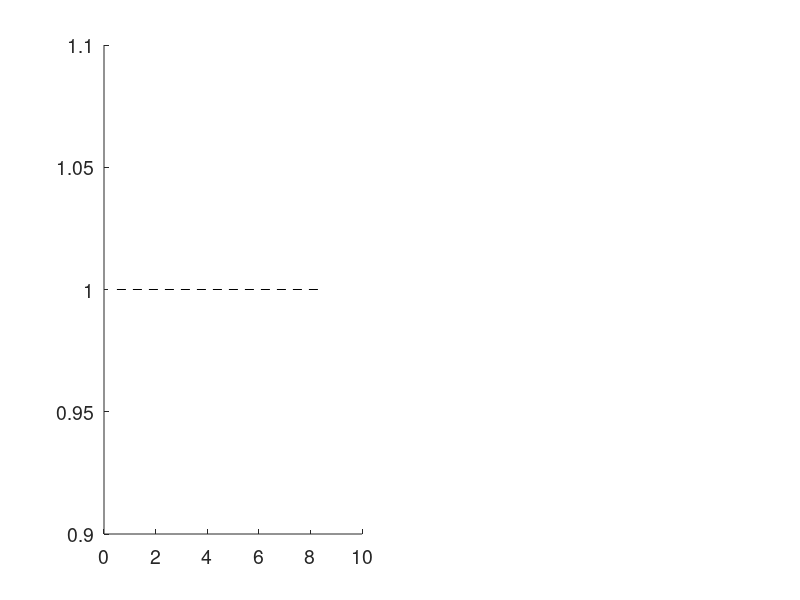

MATLAB code to generate this figure: (Note: this script raises an error after producing the figure.)
%% Plots figure 7, comparing averaging multiple samples of 24-hour data
% No inputs needed

%%
% Load data
load('MM_24hour_data.mat', 'frac_obs_1_2_4_20_80', 'frac_obs_two_samples_1', 'frac_obs_four_samples_1_20');

opacity = 0.5; % Opacity of scatter points
% If box_whisker is set to 0, lines displaying first and third quartile,
% and median will be plotted. Set box_whisker to 1 to plot the default
% matlab boxplot
box_whisker = 0;

colors = [ 0 .7 1; 0 .45 .65; 0 .45 .65; 0 .18 .26; 0 .18 .26; 0 1 .7; .06 .35 .06; .06 .35 .06]; % Colors for each column of data

%% Plot fraction of observations with DFSM <= 25%
figure('DefaultAxesFontSize',14);
% Organize all data into one array
vals = [   frac_obs_1_2_4_20_80{1}(:, [1 2]) ...
                frac_obs_two_samples_1{1} ...
                frac_obs_1_2_4_20_80{1}(:,3) ...
                frac_obs_four_samples_1_20{1}(:,1) ...
                frac_obs_1_2_4_20_80{1}(:, [4 5]) ...
                frac_obs_four_samples_1_20{1}(:, 2)   ];

% The data for multiple samples will be plotted with a different marker
% than the single sample data
inds_differentMarkers = zeros(size(vals, 1), size(vals, 2));
inds_differentMarkers(:, [3 5 8]) = ones(size(vals, 1), 3);

subplot(1, 2, 1); hold on;
x_labels = {'(24s) 1%', '(48s) 2%', 'Two 1%', '(96s) 4%', 'Four 1%', '(8 min) 20%', '(32 min) 80%', 'Four 20%'};
plot([0.5 8.5], [1 1], 'k--');
[medians, ranges] = Scatter_boxplot_variedMarkers(vals, x_labels, colors, opacity, box_whisker, 0.02, 200, 30, inds_differentMarkers, 2);
ylim([0 1.05]);
ylabel(sprintf('Fraction of Observations\n%s', strcat('DFSM \leq ', sprintf(' %.0f%%', 25))), 'Interpreter', 'tex', 'FontSize', 18, 'FontWeight', 'bold');
box on;
set(gca,'linewidth',1, 'Position', [0.1047    0.1839    0.4593    0.7411]);

%% Plot paired difference in fraction of observations
% 2% - two 1%
one_larger_sample = frac_obs_1_2_4_20_80{1}(:, 2);
averaged_smaller_samples = frac_obs_two_samples_1{1};
dif_2 = averaged_smaller_samples - one_larger_sample;

% 4% - four 1%
one_larger_sample = frac_obs_1_2_4_20_80{1}(:, 3);
averaged_smaller_samples = frac_obs_four_samples_1_20{1}(:, 1);
dif_4 = averaged_smaller_samples - one_larger_sample;

% 80% - four 20%
one_larger_sample = frac_obs_1_2_4_20_80{1}(:, 5);
averaged_smaller_samples = frac_obs_four_samples_1_20{1}(:, 2);
dif_80 = averaged_smaller_samples - one_larger_sample;

subplot(1, 2, 2); hold on;
plot([0.5 3.5], [1 1], 'k--');
Scatter_boxplot([dif_2 dif_4 dif_80], {'2%', '4%' , '80%'}, colors([3 5 8],:), opacity, box_whisker, 0.02, 200,30)
ylabel(sprintf('Paired Difference in\nFraction of Observations'), 'FontSize', 18, 'FontWeight', 'bold');
ylim([0 1.05]);
set(gca,'linewidth',1, 'Position', [ 0.6951    0.1839    0.2490    0.7411 ]);

